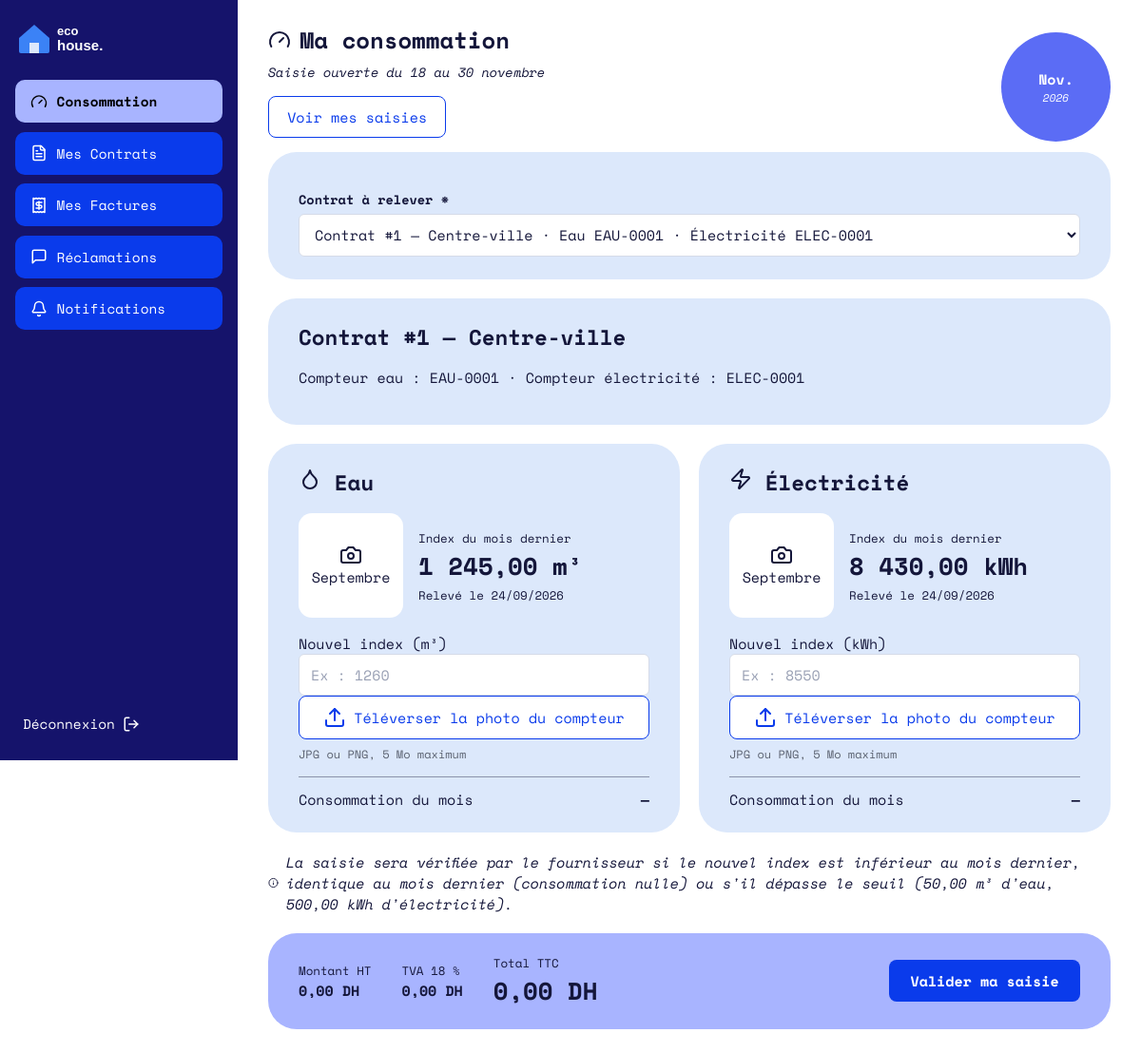
Page /Consommation/add (signed in) on the committed database.
### tables this page shows
CREATE TABLE `contrat` (
  `id` int(11) NOT NULL AUTO_INCREMENT,
  `id_client` int(11) NOT NULL,
  `id_quartier` int(11) NOT NULL,
  `num_compteur_eau` varchar(50) DEFAULT NULL,
  `num_compteur_elec` varchar(50) DEFAULT NULL,
  `index_initial_eau` decimal(10,2) NOT NULL DEFAULT 0.00,
  `index_initial_elec` decimal(10,2) NOT NULL DEFAULT 0.00,
  `date_debut` date NOT NULL DEFAULT curdate(),
  `date_fin` date DEFAULT NULL,
  `statut` enum('actif','resilie') NOT NULL DEFAULT 'actif',
  PRIMARY KEY (`id`),
  UNIQUE KEY `num_compteur_eau` (`num_compteur_eau`),
  UNIQUE KEY `num_compteur_elec` (`num_compteur_elec`),
  KEY `id_client` (`id_client`),
  KEY `id_quartier` (`id_quartier`),
   
  CONSTRAINT `contrat_ibfk_1` FOREIGN KEY (`id_client`) REFERENCES `client` (`id`),
  CONSTRAINT `contrat_ibfk_2` FOREIGN KEY (`id_quartier`) REFERENCES `quartier` (`id`)
);

CREATE TABLE `quartier` (
  `id` int(11) NOT NULL AUTO_INCREMENT,
  `nom` varchar(100) NOT NULL,
  `id_type_activite` int(11) NOT NULL,
  PRIMARY KEY (`id`),
  UNIQUE KEY `nom` (`nom`),
  KEY `id_type_activite` (`id_type_activite`),
  CONSTRAINT `quartier_ibfk_1` FOREIGN KEY (`id_type_activite`) REFERENCES `type_activite` (`id`)
);

CREATE TABLE `consommation` (
  `id` int(11) NOT NULL,
  `id_client` int(11) NOT NULL,
  `mois` tinyint(4) NOT NULL,
  `annee` smallint(6) NOT NULL,
  `index_eau` decimal(10,2) NOT NULL,
  `index_elec` decimal(10,2) NOT NULL,
  `photo_eau` varchar(255) DEFAULT NULL,
  `photo_elec` varchar(255) DEFAULT NULL,
  `date_saisie` datetime DEFAULT current_timestamp(),
  `statut` enum('normale','anomalie','corrigee') DEFAULT 'normale',
  CONSTRAINT `chk_mois` CHECK (`mois` BETWEEN 1 AND 12)
);

CREATE TABLE `tranche_tarif` (
  `id` int(11) NOT NULL AUTO_INCREMENT,
  `id_type_activite` int(11) NOT NULL,
  `service` enum('eau','electricite') NOT NULL,
  `borne_max` decimal(10,2) DEFAULT NULL,               
  `prix_unitaire` decimal(10,4) NOT NULL,
  `ordre` tinyint(4) NOT NULL,                          
  PRIMARY KEY (`id`),
  UNIQUE KEY `type_service_ordre` (`id_type_activite`,`service`,`ordre`),
  CONSTRAINT `tranche_tarif_ibfk_1` FOREIGN KEY (`id_type_activite`) REFERENCES `type_activite` (`id`) ON DELETE CASCADE
);

### Traitement/Consommation.php (called while the page is built, shortened)
<?php
function consoNomMois(int $mois): string
{
    $noms = [1 => 'Janvier', 'Février', 'Mars', 'Avril', 'Mai', 'Juin', 'Juillet',
             'Août', 'Septembre', 'Octobre', 'Novembre', 'Décembre'];
    return $noms[$mois] ?? '';
}
function consoPeriodeOuverte(): bool
{
    if (defined('SAISIE_TOUJOURS_OUVERTE') && SAISIE_TOUJOURS_OUVERTE) {
        return true;
    }
    return (int) date('j') >= 18;
}
function consoAdd(): void
{
    $idClient  = (int) $_SESSION['id'];
    $contrats  = bdContratsActifsByClient($idClient);
    $mois      = (int) date('n');
    $annee     = (int) date('Y');
    $ouverte   = consoPeriodeOuverte();
    $param     = bdParametreGet();
    $erreurs   = [];
    $old       = ['index_eau' => '', 'index_elec' => ''];
    $idDemande = (string) ($_SERVER['REQUEST_METHOD'] === 'POST'
        ? ($_POST['id_contrat'] ?? '')
        : ($_GET['id_contrat'] ?? ''));
    $contrat = null;
    if ($idDemande !== '') {
        foreach ($contrats as $c) {
            if ((string) $c['id'] === $idDemande) {
                $contrat = $c;
                break;
            }
        }
        if ($contrat === null && $_SERVER['REQUEST_METHOD'] === 'POST') {
            $erreurs[] = 'Choisissez un contrat actif qui vous appartient.';
            $selectionValide = false;
            $contrat = $contrats[0] ?? null;
        } elseif ($contrat === null) {
            afficher404();
        }
    } elseif ($contrats) {
        $contrat = $contrats[0];
    }
    $idContrat = $contrat === null ? 0 : (int) $contrat['id'];
    $dejaSaisi = $contrat !== null && bdConsoExiste($idContrat, $mois, $annee);
    $prec = $contrat !== null
        ? bdConsoPrecedente($idContrat, $mois, $annee)
        : ['index_eau' => 0, 'index_elec' => 0, 'photo_eau' => null, 'photo_elec' => null, 'date_saisie' => null, 'mois' => null, 'annee' => null, 'initial' => true];
    $tarifs = $contrat !== null ? bdContratTranches($idContrat) : ['eau' => [], 'elec' => []];
    if ($contrat !== null) {
        $seuils = bdContratSeuils($idContrat);
        $param['seuil_eau'] = $seuils['seuil_eau'];
        $param['seuil_elec'] = $seuils['seuil_elec'];
    }
    afficherVue('consommation/form_add.php', [
        'contrats'    => $contrats,
        'contrat'     => $contrat,
        'tarifs'      => $tarifs,
        'ouverte'     => $ouverte,
        'dejaSaisi'   => $dejaSaisi,
        'mois'        => $mois,
        'annee'       => $annee,
        'nomMois'     => consoNomMois($mois),
        'dernierJour' => (int) date('t'),
        'prec'        => $prec,
        'nomMoisPrec' => $prec['mois'] ? consoNomMois($prec['mois']) : '',
        'param'       => $param,
        'erreurs'     => $erreurs,
        'old'         => $old,
    ]);
}

### index.php (called while the page is built, shortened)
<?php
require_once __DIR__ . '/BD/Connexion.php';
require_once __DIR__ . '/Traitement/Auth.php';
$url      = trim((string) ($_GET['url'] ?? ''), '/');
$segments = $url === '' ? ['Auth', 'login'] : explode('/', $url);
$entite = ucfirst(strtolower($segments[0]));
$action = strtolower($segments[1] ?? '');
$fonction = (PREFIXES[$entite] ?? strtolower($entite)) . ucfirst($action);
$args = [];
$fonction(...$args);

### BD/Connexion.php (called while the page is built, shortened)
<?php
function getConnexion(): PDO
{
    static $pdo = null;
    if ($pdo instanceof PDO) {
        return $pdo;
    }
    $hote = 'localhost';
    $base = 'gestion_factures';
    $user = 'root';
    $mdp  = '';
    try {
        $pdo = new PDO("mysql:host=$hote;dbname=$base;charset=utf8mb4", $user, $mdp, [
            PDO::ATTR_ERRMODE            => PDO::ERRMODE_EXCEPTION,
            PDO::ATTR_DEFAULT_FETCH_MODE => PDO::FETCH_ASSOC,
            PDO::ATTR_EMULATE_PREPARES   => false,
        ]);
    } catch (PDOException $e) {
        http_response_code(500);
        exit('Connexion à la base impossible : MySQL est-il démarré et la base gestion_factures importée ?');
    }
    return $pdo;
}

### BD/Contrat.php (called while the page is built, shortened)
<?php
function bdContratOne(int $id): array
{
    $st = getConnexion()->prepare(BD_CONTRAT_SELECT . ' WHERE c.id = ?');
    $st->execute([$id]);
    return $st->fetch() ?: [];
}
function bdContratsActifsByClient(int $idClient): array
{
    $st = getConnexion()->prepare(BD_CONTRAT_SELECT . " WHERE c.id_client = ? AND c.statut = 'actif' ORDER BY c.id");
    $st->execute([$idClient]);
    return $st->fetchAll();
}
function bdContratSeuils(int $idContrat): array
{
    $c = bdContratOne($idContrat);
    return [
        'seuil_eau'  => (float) ($c['seuil_eau']  ?? 50),
        'seuil_elec' => (float) ($c['seuil_elec'] ?? 500),
    ];
}
function bdContratTranches(int $idContrat): array
{
    $st = getConnexion()->prepare(
        'SELECT tt.service, tt.borne_max, tt.prix_unitaire
         FROM tranche_tarif tt
         JOIN quartier q ON q.id_type_activite = tt.id_type_activite
         JOIN contrat c  ON c.id_quartier = q.id
         WHERE c.id = ?
         ORDER BY tt.service, tt.ordre'
    );
    $st->execute([$idContrat]);
    $res = ['eau' => [], 'elec' => []];
    foreach ($st->fetchAll() as $t) {
        $cle = $t['service'] === 'electricite' ? 'elec' : 'eau';
        $res[$cle][] = [
            $t['borne_max'] === null ? null : (float) $t['borne_max'],
            (float) $t['prix_unitaire'],
        ];
    }
    return $res;
}

### BD/Consommation.php (called while the page is built, shortened)
<?php
function bdConsoSqlCorrige(string $service, string $alias): string
{
    return "(SELECT a.index_corrige FROM anomalie a
              WHERE a.id_consommation = c.id AND a.service = '$service'
                AND a.statut = 'corrigee' AND a.index_corrige IS NOT NULL
              LIMIT 1) AS $alias";
}
function bdConsoPrecedente(int $idContrat, int $mois, int $annee): array
{
    $sql = 'SELECT c.*, ' . bdConsoSqlCorrige('eau', 'eau_corrige') . ', '
         . bdConsoSqlCorrige('electricite', 'elec_corrige') . "
            FROM consommation c
            WHERE c.id_contrat = ?
              AND c.statut IN ('normale', 'corrigee')
              AND (c.annee < ? OR (c.annee = ? AND c.mois < ?))
            ORDER BY c.annee DESC, c.mois DESC
            LIMIT 1";
    $st = getConnexion()->prepare($sql);
    $st->execute([$idContrat, $annee, $annee, $mois]);
    $r = $st->fetch();
    if ($r) {
        return [
            'index_eau'   => (float) ($r['eau_corrige']  ?? $r['index_eau']),
            'index_elec'  => (float) ($r['elec_corrige'] ?? $r['index_elec']),
            'photo_eau'   => $r['photo_eau']  ?: null,
            'photo_elec'  => $r['photo_elec'] ?: null,
            'date_saisie' => $r['date_saisie'],
            'mois'        => (int) $r['mois'],
            'annee'       => (int) $r['annee'],
            'initial'     => false,
        ];
    }
    $init = bdConsoIndexInitial($idContrat);
    return [
        'index_eau'   => $init['index_eau'],
        'index_elec'  => $init['index_elec'],
        'photo_eau'   => null,
        'photo_elec'  => null,
        'date_saisie' => null,
        'mois'        => null,
        'annee'       => null,
        'initial'     => true,
    ];
}

### BD/Parametre.php (called while the page is built)
<?php
function bdParametreGet(): array
{
    $st = getConnexion()->query('SELECT seuil_eau, seuil_elec, taux_tva FROM parametre WHERE id = 1');
    $r = $st->fetch();
    return [
        'seuil_eau'  => (float) ($r['seuil_eau']  ?? 50),
        'seuil_elec' => (float) ($r['seuil_elec'] ?? 500),
        'taux_tva'   => (float) ($r['taux_tva']   ?? 0.18),
    ];
}

### IHM/consommation/form_add.php (the view, shortened to what this page needs)
<?php
$e    = fn($v) => htmlspecialchars((string) $v, ENT_QUOTES, 'UTF-8');
$base = BASE_URL;
$nb   = fn($v) => number_format((float) $v, 2, ',', ' ');
$moisCourt = mb_substr($nomMois, 0, 3, 'UTF-8') . '.';
$compteurs = [
    'eau'  => ['titre' => 'Eau',         'icone' => 'droplet', 'unite' => 'm³',  'index' => 'index_eau',  'photo' => 'photo_eau'],
    'elec' => ['titre' => 'Électricité', 'icone' => 'zap',     'unite' => 'kWh', 'index' => 'index_elec', 'photo' => 'photo_elec'],
];
?>
<div class="carte-titre">
    <div class="carte-titre-texte">
        <h1><i data-lucide="gauge"></i> Ma consommation</h1>
        <p class="sous-titre">Saisie ouverte du 18 au <?= (int) $dernierJour ?> <?= $e(mb_strtolower($nomMois, 'UTF-8')) ?></p>
        <p><a class="btn-secondaire" href="<?= $e($base) ?>Consommation/all">Voir mes saisies</a></p>
    </div>
    <div class="cercle"><span class="cercle-valeur"><?= $e($moisCourt) ?></span><small class="cercle-legende"><?= (int) $annee ?></small></div>
</div>
<form method="get" action="<?= $e($base) ?>Consommation/add" class="carte formulaire">
    <label for="id_contrat">Contrat à relever *</label>
    <select class="champ" id="id_contrat" name="id_contrat" required onchange="this.form.submit()">
        <?php foreach ($contrats as $c): ?>
            <option value="<?= (int) $c['id'] ?>"<?= $contrat !== null && (int) $contrat['id'] === (int) $c['id'] ? ' selected' : '' ?>>
                Contrat #<?= (int) $c['id'] ?> — <?= $e($c['quartier']) ?> · Eau <?= $e($c['num_compteur_eau'] ?: '—') ?> · Électricité <?= $e($c['num_compteur_elec'] ?: '—') ?>
            </option>
        <?php endforeach; ?>
    </select>
</form>
<form method="post" action="" enctype="multipart/form-data" id="form-saisie" novalidate>
    <section class="carte">
        <h2>Contrat #<?= (int) $contrat['id'] ?> — <?= $e($contrat['quartier']) ?></h2>
        <p>Compteur eau : <?= $e($contrat['num_compteur_eau'] ?: '—') ?> · Compteur électricité : <?= $e($contrat['num_compteur_elec'] ?: '—') ?></p>
    </section>
    <div class="grille-2">
        <?php foreach ($compteurs as $cle => $c): ?>
            <div class="carte">
                <h2><i data-lucide="<?= $e($c['icone']) ?>"></i> <?= $e($c['titre']) ?></h2>
                <div class="dernier-releve">
                    <div class="photo-precedente">
                        <?php if ($prec['photo_' . $cle]): ?>
                            <img src="<?= $e($base . $prec['photo_' . $cle]) ?>" alt="Photo du compteur du mois dernier">
                        <?php else: ?>
                            <i data-lucide="camera"></i>
                            <span><?= $prec['initial'] ? 'Aucune photo' : $e($nomMoisPrec) ?></span>
                        <?php endif; ?>
                    </div>
                    <div>
                        <small>Index du mois dernier</small>
                        <strong class="gros-chiffre"><?= $nb($prec[$c['index']]) ?> <?= $e($c['unite']) ?></strong>
                        <small>
                            <?= $prec['initial']
                                ? 'Index initial du compteur'
                                : 'Relevé le ' . $e(date('d/m/Y', strtotime($prec['date_saisie']))) ?>
                        </small>
                    </div>
                </div>
                <label for="<?= $e($c['index']) ?>">Nouvel index (<?= $e($c['unite']) ?>)</label>
                <input type="text" inputmode="decimal" class="champ" id="<?= $e($c['index']) ?>" name="<?= $e($c['index']) ?>"
                       value="<?= $e($old[$c['index']]) ?>" placeholder="Ex : <?= $cle === 'eau' ? '1260' : '8550' ?>"
                       data-precedent="<?= $e($prec[$c['index']]) ?>" data-unite="<?= $e($c['unite']) ?>" data-type="<?= $e($cle) ?>" required>
                <label class="btn-upload" for="<?= $e($c['photo']) ?>">
                    <i data-lucide="upload"></i> <span id="nom_<?= $e($c['photo']) ?>">Téléverser la photo du compteur</span>
                </label>
                <small class="aide">JPG ou PNG, 5 Mo maximum</small>
                <div class="ligne-conso">
                    <span>Consommation du mois</span>
                    <strong id="conso_<?= $e($cle) ?>">—</strong>
                </div>
            </div>
        <?php endforeach; ?>
    </div>
    <p class="note-info"><i data-lucide="info"></i>
        La saisie sera vérifiée par le fournisseur si le nouvel index est inférieur au mois dernier, identique au mois dernier
        (consommation nulle) ou s'il dépasse le seuil (<?= $e($nb($param['seuil_eau'])) ?> m³ d'eau, <?= $e($nb($param['seuil_elec'])) ?> kWh d'électricité).
    </p>
    <div class="barre-estimation">
        <div><small>Montant HT</small><strong id="est_ht">0,00 DH</strong></div>
        <div><small>TVA <?= $e(rtrim(rtrim(number_format($param['taux_tva'] * 100, 2, ',', ''), '0'), ',')) ?> %</small><strong id="est_tva">0,00 DH</strong></div>
        <div><small>Total TTC</small><strong id="est_ttc" class="gros-chiffre">0,00 DH</strong></div>
        <button type="submit" class="btn-principal">Valider ma saisie</button>
    </div>
</form>

### rows in the picture
contrat: id "1", id_quartier.nom "Centre-ville", num_compteur_eau "EAU-0001", num_compteur_elec "ELEC-0001"
consommation: index_eau "1 245,00", date_saisie "24/09/2026", index_elec "8 430,00"

### other values in the picture
$libelle "Consommation"
$libelle "Mes Contrats"
$libelle "Mes Factures"
$libelle "Réclamations"
$libelle "Notifications"
$dernierJour "30"
$e(mb_strtolower($nomMois, 'UTF-8')) "novembre"
$e($moisCourt) "Nov."
$annee "2026"
$e($c['titre']) "Eau"
$e($c['unite']) "m³"
$e($c['titre']) "Électricité"
$e($c['unite']) "kWh"
$e($nb($param['seuil_eau'])) "50,00"
$e($nb($param['seuil_elec'])) "500,00"
